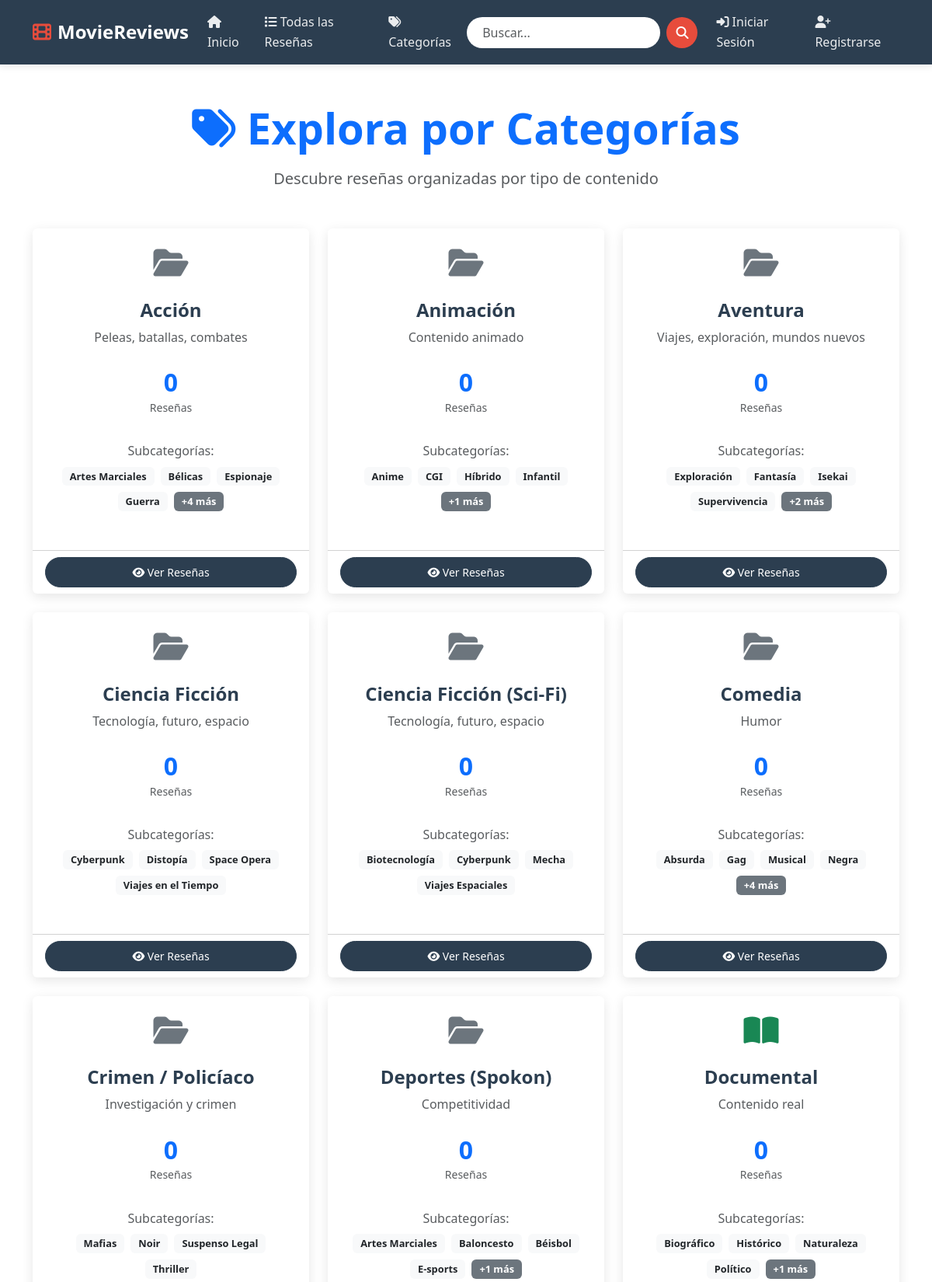
Page /categories/ (upper part) on the committed database.
### blog/models.py (models this page shows, shortened)
class Category(models.Model):
    name = models.CharField(max_length=100, unique=True)
    slug = models.SlugField(max_length=100, unique=True)
    description = models.TextField(blank=True)
    created_at = models.DateTimeField(auto_now_add=True)
    class Meta:
        verbose_name_plural = "Categories"
        ordering = ['name']
    def get_absolute_url(self):
        return reverse('blog:category_posts', kwargs={'slug': self.slug})

class Subcategory(models.Model):
    name = models.CharField(max_length=100)
    slug = models.SlugField(max_length=100)
    category = models.ForeignKey(Category, on_delete=models.CASCADE, related_name='subcategories')
    description = models.TextField(blank=True)
    created_at = models.DateTimeField(auto_now_add=True)
    class Meta:
        verbose_name_plural = "Subcategories"
        unique_together = ('category', 'slug')
        ordering = ['name']
    def get_absolute_url(self):
        return reverse('blog:subcategory_posts', kwargs={
            'category_slug': self.category.slug,
            'subcategory_slug': self.slug
        })

### blog/views.py (the view)
# urls.py: path('categories/', views.categories_list, name='categories_list'),
def categories_list(request):
    categories = Category.objects.annotate(
        post_count=Count('posts', filter=Q(posts__published=True))
    )
    context = {'categories': categories}
    return render(request, 'blog/categories_list.html', context)

### blog/templates/blog/categories_list.html (shortened to what this page needs)
{% extends 'base.html' %}
{% block content %}
<div class="container py-5">
    <div class="text-center mb-5">
        <h1 class="display-4 fw-bold text-primary mb-3">
            <i class="fas fa-tags"></i>
            Explora por Categorías
        </h1>
        <p class="lead text-muted">
            Descubre reseñas organizadas por tipo de contenido
        </p>
    </div>
    <div class="row">
        {% for category in categories %}
        <div class="col-lg-4 col-md-6 mb-4">
            <div class="card category-card h-100">
                <div class="card-body text-center p-4">
                    <div class="category-icon mb-4">
                        {% if 'anime' in category.name|lower %}
                            <i class="fas fa-dragon fs-1 text-warning"></i>
                        {% elif 'película' in category.name|lower or 'movie' in category.name|lower %}
                            <i class="fas fa-film fs-1 text-primary"></i>
                        {% elif 'serie' in category.name|lower %}
                            <i class="fas fa-tv fs-1 text-info"></i>
                        {% elif 'documental' in category.name|lower %}
                            <i class="fas fa-book-open fs-1 text-success"></i>
                        {% else %}
                            <i class="fas fa-folder-open fs-1 text-secondary"></i>
                        {% endif %}
                    </div>
                    <h4 class="card-title fw-bold">{{ category.name }}</h4>
                    {% if category.description %}
                    <p class="card-text text-muted mb-3">{{ category.description|truncatewords:15 }}</p>
                    {% endif %}
                    <div class="category-stats mb-4">
                        <div class="row text-center">
                            <div class="col-12">
                                <div class="stat-item">
                                    <h5 class="stat-number text-primary mb-0">{{ category.post_count }}</h5>
                                    <small class="text-muted">Reseña{{ category.post_count|pluralize }}</small>
                                </div>
                            </div>
                        </div>
                    </div>
                    {% if category.subcategories.all %}
                    <div class="subcategories mb-4">
                        <h6 class="text-muted mb-2">Subcategorías:</h6>
                        <div class="d-flex flex-wrap justify-content-center gap-1">
                            {% for subcategory in category.subcategories.all|slice:":4" %}
                            <a href="{{ subcategory.get_absolute_url }}" class="badge bg-light text-dark text-decoration-none">
                                {{ subcategory.name }}
                            </a>
                            {% endfor %}
                            {% if category.subcategories.all|length > 4 %}
                            <span class="badge bg-secondary">+{{ category.subcategories.all|length|add:"-4" }} más</span>
                            {% endif %}
                        </div>
                    </div>
                    {% endif %}
                </div>
                <div class="card-footer bg-transparent text-center">
                    <a href="{{ category.get_absolute_url }}" class="btn btn-primary btn-sm w-100">
                        <i class="fas fa-eye"></i> Ver Reseñas
                    </a>
                </div>
            </div>
        </div>
        {% endfor %}
    </div>
</div>
{% endblock %}

### blog/templates/base.html (style rules this page uses)
:root { --primary-color: #2c3e50; --secondary-color: #34495e; --accent-color: #e74c3c; --light-bg: #f8f9fa; --dark-bg: #1a1a1a; --text-color: #333; --border-color: #dee2e6; }
body { font-family: 'Segoe UI', Tahoma, Geneva, Verdana, sans-serif; line-height: 1.6; color: var(--text-color); }
.card { border: none; box-shadow: 0 4px 15px rgba(0,0,0,0.1); transition: transform 0.3s ease, box-shadow 0.3s ease; overflow: hidden; }
.card-title { color: var(--primary-color); font-weight: 600; }
.card-text { color: #666; }
.btn-primary { background-color: var(--primary-color); border-color: var(--primary-color); border-radius: 25px; padding: 8px 25px; font-weight: 500; }

### blog/templates/blog/categories_list.html (style rules this page uses)
.category-card { transition: all 0.3s ease; border: none; box-shadow: 0 4px 15px rgba(0,0,0,0.1); }
.category-icon { transition: transform 0.3s ease; }
.stat-item { padding: 10px; }
.stat-number { font-size: 2rem; font-weight: bold; }
.subcategories .badge { margin: 2px; padding: 6px 10px; font-size: 0.8rem; }

### rows in the picture
Category: name "Acción", description "Peleas, batallas, combates", post_count "0", subcategories.all|length "4"
Subcategory: name "Artes Marciales"
Subcategory: name "Bélicas"
Subcategory: name "Espionaje"
Subcategory: name "Guerra"
Category: name "Animación", description "Contenido animado", post_count "0", subcategories.all|length "1"
Subcategory: name "Anime"
Subcategory: name "CGI"
Subcategory: name "Híbrido"
Subcategory: name "Infantil"
Category: name "Aventura", description "Viajes, exploración, mundos nuevos", post_count "0", subcategories.all|length "2"
Subcategory: name "Exploración"
Subcategory: name "Fantasía"
Subcategory: name "Isekai"
Subcategory: name "Supervivencia"
Category: name "Ciencia Ficción", description "Tecnología, futuro, espacio", post_count "0"
Subcategory: name "Cyberpunk"
Subcategory: name "Distopía"
Subcategory: name "Space Opera"
Subcategory: name "Viajes en el Tiempo"
Category: name "Ciencia Ficción (Sci-Fi)", description "Tecnología, futuro, espacio", post_count "0"
Subcategory: name "Biotecnología"
Subcategory: name "Cyberpunk"
Subcategory: name "Mecha"
Subcategory: name "Viajes Espaciales"
Category: name "Comedia", description "Humor", post_count "0", subcategories.all|length "4"
Subcategory: name "Absurda"
Subcategory: name "Gag"
Subcategory: name "Musical"
Subcategory: name "Negra"
Category: name "Crimen / Policíaco", description "Investigación y crimen", post_count "0"
Subcategory: name "Mafias"
Subcategory: name "Noir"
Subcategory: name "Suspenso Legal"
Subcategory: name "Thriller"
Category: name "Deportes (Spokon)", description "Competitividad", post_count "0", subcategories.all|length "1"
Subcategory: name "Artes Marciales"
Subcategory: name "Baloncesto"
Subcategory: name "Béisbol"
Subcategory: name "E-sports"
Category: name "Documental", description "Contenido real", post_count "0", subcategories.all|length "1"
Subcategory: name "Biográfico"
Subcategory: name "Histórico"
Subcategory: name "Naturaleza"
Subcategory: name "Político"
